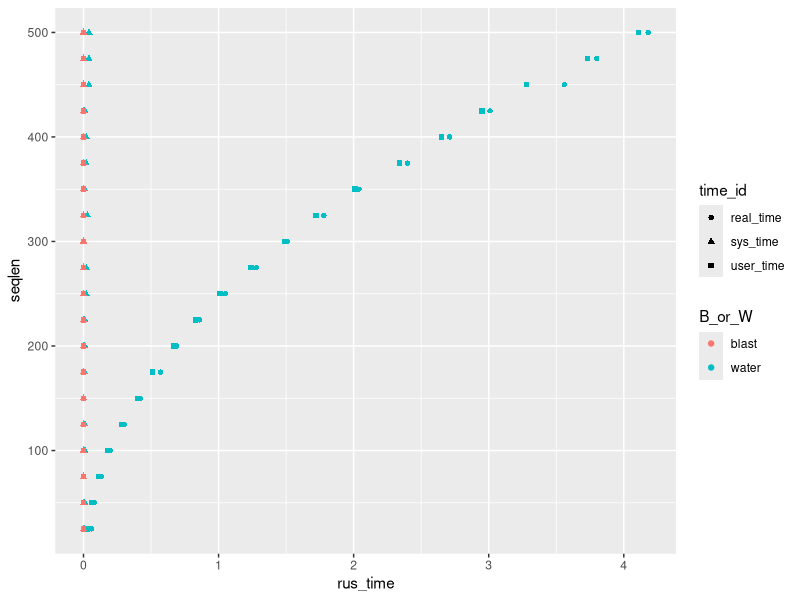

Generate this figure with R:
## ---- chunk 1
library(tidyverse)
time_data <- read.csv(file="time_data_2.csv", header = F)
## ---- chunk 2
names = c("B_or_W", "seqlen", "database_size", "rand_or_nat", "pepstats_filename", "real_time", "user_time", "sys_time")
colnames(time_data) = names
## ---- chunk 3
time_data %>% 
  pivot_longer(cols = c(real_time, user_time, sys_time), names_to = "time_id", values_to = "rus_time") %>% 
  mutate("time_id_bw" = paste(B_or_W, time_id, sep = "_")) %>% 
  ggplot(aes(rus_time, seqlen, color=B_or_W, shape = time_id))+
  geom_point()
